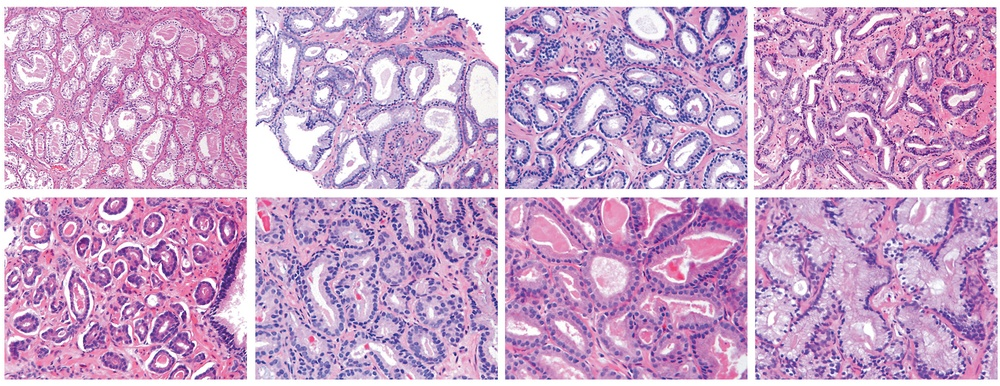
%> input picture Project2/gleasonLow.jpg, 1000 x 386 px, shrunk from 1800 x 694 before the run
$ octave loadAll.m   (GNU Octave 9; MATLAB toolbox functions it lacks are replaced by stand-ins)
%> lines starting %> are read from the running program, lines starting %| are printed output that depends on the picture
Low = double(imread('gleasonLow.jpg'));

Med = double(imread('gleasonMed.jpg'));
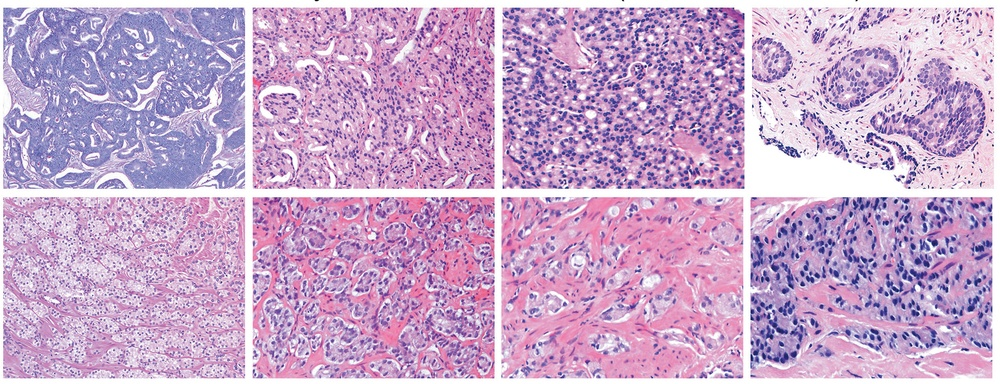
%> input picture Project2/gleasonMed.jpg, 1000 x 384 px, shrunk from 1800 x 692 before the run

High = double(imread('gleasonHigh.jpg'));
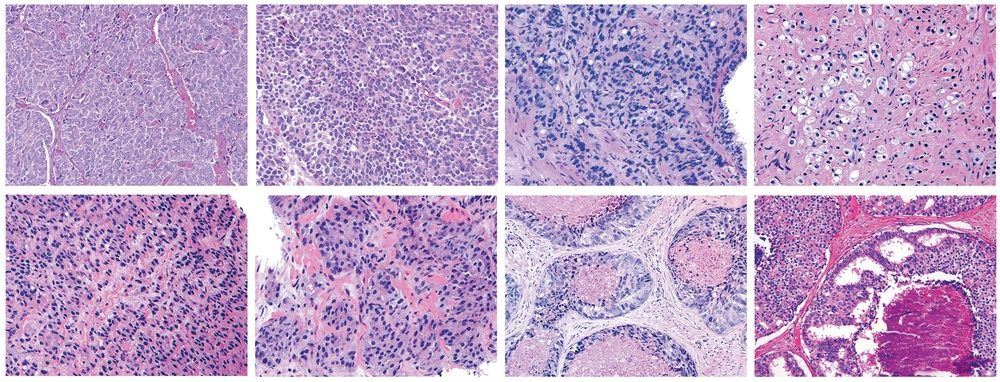
%> input picture Project2/gleasonHigh.jpg, 1000 x 382 px, shrunk from 1800 x 688 before the run

% The format for each color image is double

% to display the color image, use dispColor()

% to see the color/saturation distributions use colorHist

% to see the same info as a 2-d plot use ThvsRh
